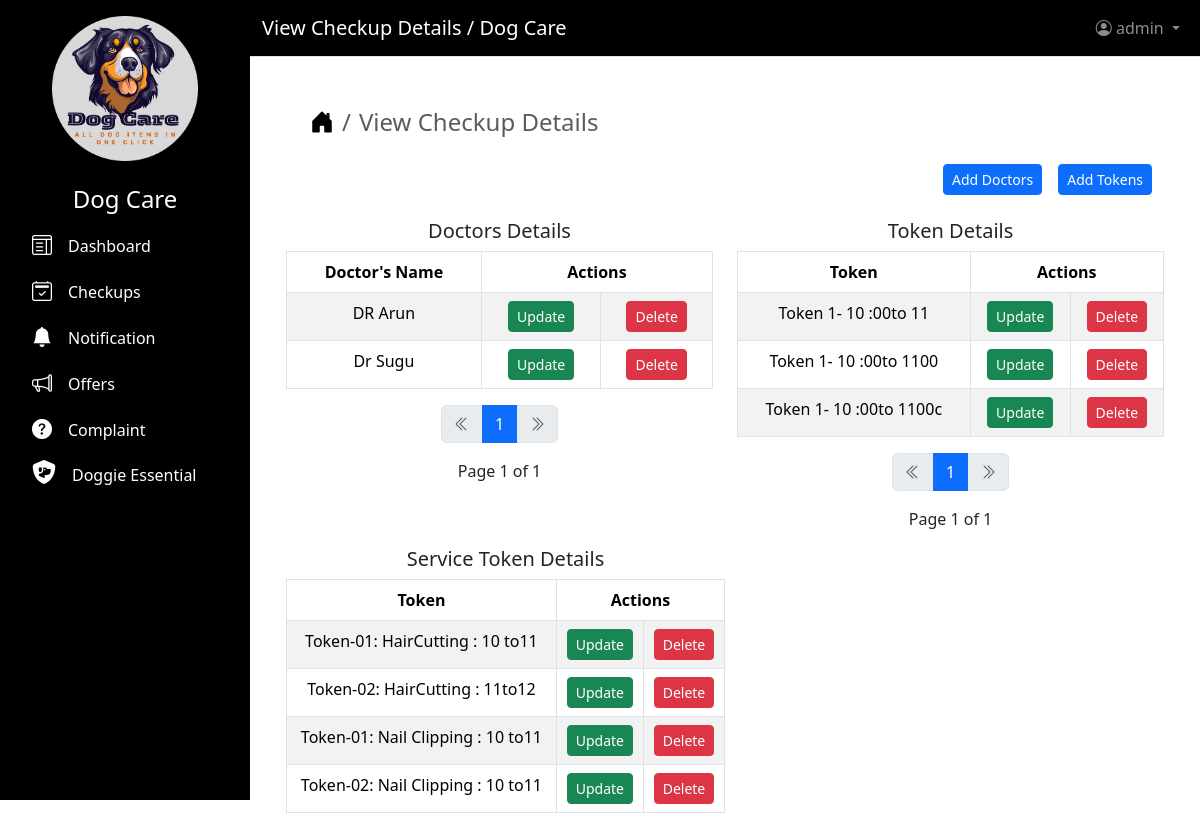
Page /view/Checkup_details (signed in) on the earlier database version.
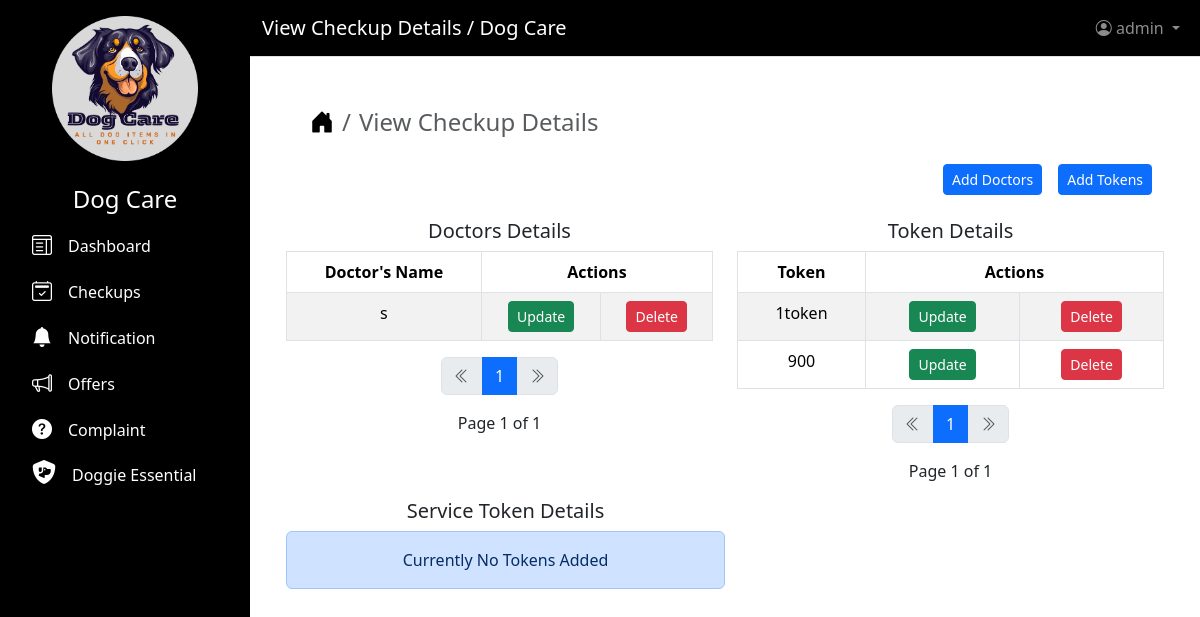
Same page on the later database version.
### shop/models.py (models this page shows, shortened)
class Doctors(models.Model):
    doctor_name = models.CharField(max_length=200, unique=True, blank=True)
    specialized = models.CharField(max_length=200, blank=True)

class Token(models.Model):
    Token = models.CharField(max_length=200, unique=True)
    token_available = models.BooleanField(default=True)

class TokenService(models.Model):
    token = models.CharField(max_length=200, null=True, blank=True, unique=True)
    available = models.BooleanField(default=True, null=True, blank=True)

### shop/views.py (the view)
class CheckUpDetailsListView(ListView):
    template_name = "view_checkup_doctors_tokens.html"
    context_object_name = "all_doctors"
    paginate_by = 3
    def get_queryset(self):
        return Doctors.objects.all()  # Custom queryset (e.g., you could add filters)
    def get_context_data(self, **kwargs):
        context = super().get_context_data(**kwargs)
        context["page_title"] = "View Checkup Details"
        context["all_tokens"] = Token.objects.all()
        context["all_tokens_services"] = TokenService.objects.all()
        return context

### shop/templates/view_checkup_doctors_tokens.html (shortened to what the changed rows need)
{% extends "base.html" %}
{% block content %}
{% if request.user.role == "SHOP OWNER"%}
    <div class="container mt-4">
        <div class="row">
            <div class="col-md-6">
                {% if all_doctors %}
                    <div class="table-responsive">
                        <table class="table table-bordered table-striped table-hover">
                            <thead>
                                <tr class="text-center">
                                    <th>Doctor's Name</th>
                                    <th colspan=2>Actions</th>
                                </tr>
                            </thead>
                            <tbody>
                                {% for all_doctor in all_doctors %}
                                    <tr class="text-center">
                                        <td>{{ all_doctor.doctor_name }}</td>
                                        <td>
                                            <a href="{% url 'update_doctors_checkup_details' all_doctor.id %}">
                                                <button type="submit" class="btn btn-success btn-sm">Update</button>
                                            </a>
                                        </td>
                                        <td>
                                            <button type="button"
                                                    class="btn btn-danger btn-sm"
                                                    data-bs-toggle="modal"
                                                    data-bs-target="#exampleModal{{ all_doctor.id }}">Delete</button>
                                        </td>
                                    </tr>
                                {% endfor %}
                            </tbody>
                        </table>
                        {% include "pagination.html" %}
                    </div>
                {% else %}
                    <div class="alert alert-primary text-center" role="alert">Currently No Doctors Added</div>
                {% endif %}
            </div>
            <div class="col-md-6">
                {% if all_tokens %}
                    <div class="table-responsive">
                        <table class="table table-bordered table-striped table-hover">
                            <thead>
                                <tr class="text-center">
                                    <th>Token</th>
                                    <th colspan=2>Actions</th>
                                </tr>
                            </thead>
                            <tbody>
                                {% for all_token in all_tokens %}
                                    <tr class="text-center">
                                        <td>{{ all_token.Token }}</td>
                                        <td>
                                            <a href="{% url 'update_token_checkup_details' all_token.id %}">
                                                <button type="submit" class="btn btn-success btn-sm">Update</button>
                                            </a>
                                        </td>
                                        <td>
                                            <button type="button"
                                                    class="btn btn-danger btn-sm"
                                                    data-bs-toggle="modal"
                                                    data-bs-target="#exampleModal{{ all_token.id }}">Delete</button>
                                        </td>
                                    </tr>
                                {% endfor %}
                            </tbody>
                        </table>
                        {% include "pagination.html" %}
                    </div>
                {% else %}
                    <div class="alert alert-primary text-center" role="alert">Currently No Tokens Added</div>
                {% endif %}
            </div>
        </div>
        <div class="col-md-6">
            <h5 class="text-center">Service Token Details</h5>
            {% if all_tokens_services %}
                <div class="table-responsive">
                    <table class="table table-bordered table-striped table-hover">
                        <thead>
                            <tr class="text-center">
                                <th>Token</th>
                                <th colspan=2>Actions</th>
                            </tr>
                        </thead>
                        <tbody>
                            {% for all_tokens_service in all_tokens_services %}
                                <tr class="text-center">
                                    <td>{{ all_tokens_service.token }}</td>
                                    <td>
                                        <a href="{% url 'update_token_service_offered' all_tokens_service.id %}">
                                            <button type="submit" class="btn btn-success btn-sm">Update</button>
                                        </a>
                                    </td>
                                    <td>
                                        <button type="button"
                                                class="btn btn-danger btn-sm"
                                                data-bs-toggle="modal"
                                                data-bs-target="#exampleModal{{ all_token.id }}">Delete</button>
                                    </td>
                                </tr>
                        {% endfor %}
                    </tbody>
                </table>
            </div>
        {% else %}
            <div class="alert alert-primary text-center" role="alert">Currently No Tokens Added</div>
        {% endif %}
    </div>
</div>
{% endif %}
{% endblock content %}

Differences in the rows shown:
removed Doctors: doctor_name "DR Arun"
removed Doctors: doctor_name "Dr Sugu"
removed Token: Token "Token 1- 10 :00to 11"
removed Token: Token "Token 1- 10 :00to 1100"
removed Token: Token "Token 1- 10 :00to 1100c"
removed TokenService: token "Token-01: HairCutting : 10 to11"
removed TokenService: token "Token-02: HairCutting : 11to12"
removed TokenService: token "Token-01: Nail Clipping : 10 to11"
removed TokenService: token "Token-02: Nail Clipping : 10 to11"
added Doctors: doctor_name "s"
added Token: Token "1token"
added Token: Token "900"
Other differences:
text no longer shown: "Token Actions"
text now shown: "Currently No Tokens Added"
